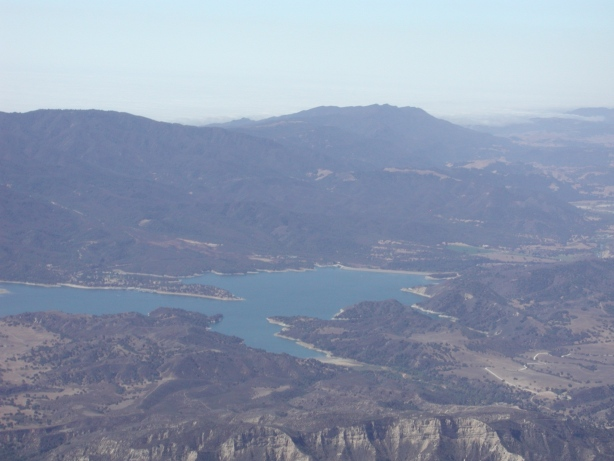
#> input picture ImBlending/Masking/destination.jpg, 614 x 461 px
$ python Masking.py   (older library calls are emulated)
#> lines starting #> are read from the running program, lines starting #| are printed output that depends on the picture
### ImBlending/Masking/roipoly.py
'''Draw polygon regions of interest (ROIs) in matplotlib images,
similar to Matlab's roipoly function.

See the file example.py for an application.

Created by Joerg Doepfert 2014 based on code posted by Daniel
Kornhauser.
Awailable online

'''


import numpy as np
import sys
import matplotlib.pyplot as plt
import matplotlib.path as mplPath

class roipoly:

    def __init__(self, fig=[], ax=[], roicolor='b'):
        if fig == []:
            fig = plt.gcf()

        if ax == []:
            ax = plt.gca()

        self.previous_point = []
        self.allxpoints = []
        self.allypoints = []
        self.start_point = []
        self.end_point = []
        self.line = None
        self.roicolor = roicolor
        self.fig = fig
        self.ax = ax
        #self.fig.canvas.draw()

        self.__ID1 = self.fig.canvas.mpl_connect(
            'motion_notify_event', self.__motion_notify_callback)
        self.__ID2 = self.fig.canvas.mpl_connect(
            'button_press_event', self.__button_press_callback)

        if sys.flags.interactive:
            plt.show(block=False)
        else:
            plt.show()

    # [15 lines left out: function getMask, not called in this run]

    def displayROI(self,**linekwargs):
        l = plt.Line2D(self.allxpoints +
                     [self.allxpoints[0]],
                     self.allypoints +
                     [self.allypoints[0]],
                     color=self.roicolor, **linekwargs)
        ax = plt.gca()
        ax.add_line(l)
        plt.draw()

    # [65 lines left out: functions displayMean, __motion_notify_callback, __button_press_callback, not called in this run]

### ImBlending/Masking/Masking.py
import pylab as pl
import numpy as np
from scipy import misc
from roipoly import roipoly
from PIL import Image

# ----------------------------------------------------------------
# ----------------------------------------------------------------
# TO MODIFY
# Load images in BW - as enough for masking
img = misc.imread('destination.jpg', 'L' ) # destination
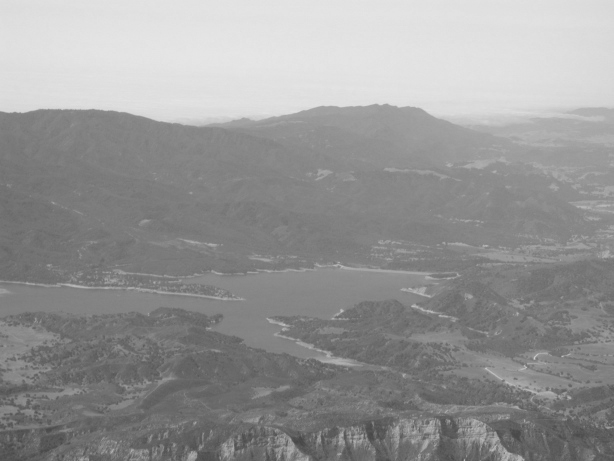
#> img: shape (461, 614) float32; min 69.99, max 231.1, mean 150.6
img2 = misc.imread('fg.jpg', 'L' ) # source non rescaled
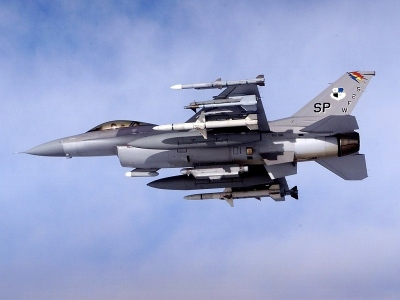
#> input picture ImBlending/Masking/fg.jpg, 400 x 300 px
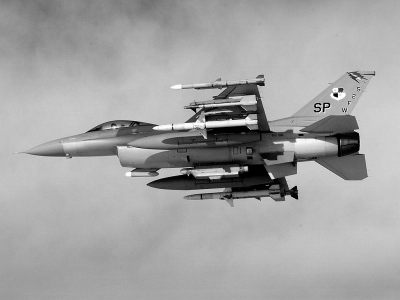
#> img2: shape (300, 400) float32; min 0, max 255, mean 163.6
# ----------------------------------------------------------------
# ----------------------------------------------------------------


# ----------------------------------------------------------------
# ----------------------------------------------------------------
# THIS IS NOT NECESSARY TO MODIFY UNLESS YOU WANT SOMETHINg FANCY

# show the image
pl.imshow(img, interpolation='nearest', cmap="Greys")
pl.title("left click: line segment         right click: close region")

# let user draw  ROI
ROI1 = roipoly(roicolor='r') #let user draw first ROI

# show the image with the  ROI
pl.imshow(img, interpolation='nearest', cmap="Greys")
#> (the run stopped early here; a loop or call above may not have finished)
